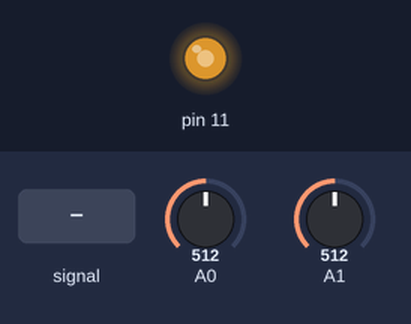
Simulated run of this sketch. Board: Arduino Uno, built with avr-gcc and run on an emulated ATmega328P. Parts: output pins drawn as LEDs (lit = HIGH). The test bench sets the inputs (shaded band); at power-on: A0 = 512, A1 = 512.

Above: at 0.01 s.
At 1.2 s:
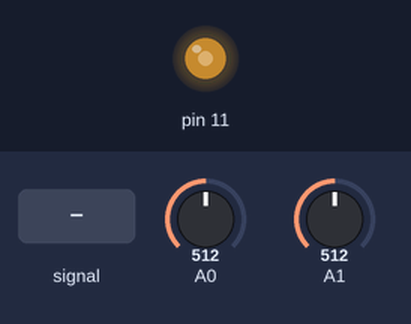
1.3 s: A0 fed a 200 Hz sine of ±81 counts around its level
Timing chart, 0 to 2.7 s (numbered marks = the images above; inputs shaded):
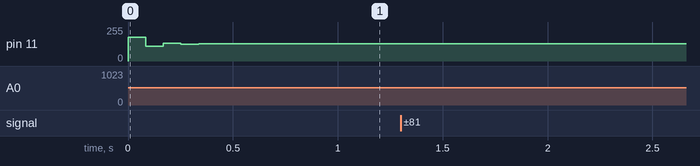

The sketch:

arduino_signalbehandling.ino
```cpp
// Algot Sandahl

/* Arduino Realtime Audio Processing
   2 ADC 8-Bit Mode
   analog input 0 is used to sample the audio signal
   analog input 1 is used to control an audio effect
   PWM DAC with Timer2 as analog output

   Original idea:
   KHM 2008 / Lab3/  Martin Nawrath nawrath@khm.de
   Kunsthochschule fuer Medien Koeln
   Academy of Media Arts Cologne

   Redeveloped by Niklas Rönnberg
   Linköping university
   For the course Ljudteknik 1
 */

// Inkludera math, för att kunna använda M_PI, round osv
#include <math.h>

// cbi betyder Clear Bit i I/O-registret och sätter specifik bit till 0
// sbi betyder Set Bit i I/O-registret och sätter specifik bit till 1
// Definiera cbi och sbi
#define cbi(sfr, bit) (_SFR_BYTE(sfr) &= ~_BV(bit))
#define sbi(sfr, bit) (_SFR_BYTE(sfr) |= _BV(bit))

// Definiera globala variabler som kommer att användas till delning av interruptservicen
boolean div32;
boolean div16;

// Definiera globala variabler
volatile boolean sampleFlag; // Sampleflaggan
volatile byte badc0; // Det samplade ljudvärdet, byte AD-konverterare kanal 0
volatile byte badc1; // Det samplade potentiometervärdet, kanal 1
volatile byte ibb; // Global interruptvariabel

int bufferIndex; // Index i SRAM buffer
int bufferIndex2; // Alternativ index

int soundSampleFromADC; // Variabel för att läsa samplevärde från ADCn
int soundSampleFromSramBuffer; // Variabel för att läsa samplevärde från SRAM buffer
byte sramBufferSampleValue; // sparat samplevärde i SRAM buffer

byte sramBuffer[512]; // SRAM buffer, "ljudminne", 8-bitar


// setup() är en funktion som körs en, och endast en gång, när Arduinot startas eller resetas.
// Den används för att initiera variabler, pinmodes etc. Void används då funktionen inte
// förväntas returnera något.
void setup() {
  fillSramBufferWithWaveTable(); // Fyll SRAM-bufferten
  Serial.begin(57600);        // connect to the serial port
  // Atmega32 har tre register för ADC - ADCSRA , ADMUX and ADCW
  // Det är snabbare att manipulera portar och pinnar med AVR-kod
  // jämfört mot Arduinos digitalWrite()-funktion.

  // set adc prescaler to 64 for 19kHz sampling frequency
  // ADCSRA står för ADC Control and Status Register A
  cbi(ADCSRA, ADPS2);
  sbi(ADCSRA, ADPS1);
  sbi(ADCSRA, ADPS0);

  // ADMUX är lågnivåskontroll av analog-till-digital-konverterarna.
  // ADMUX är ett 8-bitars tal som innehåller ADCH-register
  // ADMUX står för ADC Multiplexer Selection Register
  sbi(ADMUX,ADLAR);  // 8-Bit ADC in ADCH Register
  sbi(ADMUX,REFS0);  // VCC Reference
  cbi(ADMUX,REFS1);
  cbi(ADMUX,MUX0);   // Set Input Multiplexer to Channel 0
  cbi(ADMUX,MUX1);
  cbi(ADMUX,MUX2);
  cbi(ADMUX,MUX3);

  // TCCRnA och TCCRnB är kontrollregister för timer/räknare
  // Timer2s PWM-mode sätts till fast PWM
  cbi(TCCR2A, COM2A0); // Toggle on Compare Match
  sbi(TCCR2A, COM2A1);
  sbi(TCCR2A, WGM20); // waveform generation mode
  sbi(TCCR2A, WGM21);
  cbi(TCCR2B, WGM22);

  // Timer2 Clock Prescaler to : 1
  sbi(TCCR2B, CS20);
  cbi(TCCR2B, CS21);
  cbi(TCCR2B, CS22);

  // Timer2 PWM Port Enable
  sbi(DDRB,3); // Sätt digitalpin 11 till PWM för att användas som analogutgång (OCR2A)

  cbi(TIMSK0,TOIE0); // Inaktiverar Timer0 Interrupt
  sbi(TIMSK2,TOIE2); // Aktiverar Timer2 Interrupt

  // Tilldela variabel soundSampleFromADC ett samplevärde från ADCn
  soundSampleFromADC = badc0;
}


// loop() är en funktion som körs om och om igen efter att Arduinot har startats och setup() har
// initierat Arduinot. Detta är huvudfunktionen och den körs så snabbt/ofta det går enligt
// klockfrekvensen i Arduinot. Normal klockfrekvens är 16MHz.
void loop() {
  // Vänta på samplevärde från analog-till-digital-konverteraren
  // en samplingscykel 15625 KHz = 65 mikrosekunder
  while (!sampleFlag) {
  }

  // == Overdrive ==
  /*soundSampleFromADC = badc0 - 127;
  float potVal = (float)badc1 / 4.0f;
  if (potVal < 1) {
    potVal = 1;
  }

  soundSampleFromADC *= potVal;
  if (soundSampleFromADC > 127) {
    soundSampleFromADC = 127;
  } else if (soundSampleFromADC < -127) {
    soundSampleFromADC = -127;
  }
  sramBufferSampleValue = soundSampleFromADC + 127;*/


  // == Flanger ==
  /*soundSampleFromADC = badc0;
  sramBuffer[bufferIndex] = soundSampleFromADC;
  soundSampleFromSramBuffer = sramBuffer[bufferIndex2];

  ++bufferIndex;
  bufferIndex %= 512;
  bufferIndex2 = (bufferIndex - 2 * badc1) & 511;
  sramBufferSampleValue = ((soundSampleFromADC - 127) + (soundSampleFromSramBuffer - 127)) / 2 + 127;*/


  // == Reverb ==
  soundSampleFromSramBuffer = -1 * ((int)sramBuffer[bufferIndex] - 127);
  float mult = (float)map(badc1, 0, 255, 0, 200) / 255;
  soundSampleFromSramBuffer = (float)soundSampleFromSramBuffer * mult;

  soundSampleFromADC = badc0 - 127;
  soundSampleFromSramBuffer += soundSampleFromADC;

  // soundSampleFromSramBuffer /= 2;
  if (soundSampleFromSramBuffer > 127) {
    soundSampleFromSramBuffer = 127;
  } else if (soundSampleFromSramBuffer < -127) {
    soundSampleFromSramBuffer = -127;
  }

  sramBuffer[bufferIndex] = soundSampleFromSramBuffer + 127;
  ++bufferIndex;
  bufferIndex %= 512;

  sramBufferSampleValue = soundSampleFromSramBuffer + 127;

  OCR2A = sramBufferSampleValue;
  // Serial.println(OCR2A);

  sampleFlag = false;  // Sätt samplingsflaggan till false för att invänta nästa sample
}


// Funktion för att fylla SRAM buffern med en vågform
void fillSramBufferWithWaveTable() {


}


// Timer2, interruptservice 62.5 KHz
// Här samplas analogingång 0 (ljudingången) och analogingång 1 (potentiometern) 16Mhz / 256 / 2 / 2 = 15625 Hz
ISR(TIMER2_OVF_vect) {
  div32=!div32; // Dela timer2s frekvens med 2 till 31.25kHz genom att toggla div32 mellan 0 och 1 och gör bara något när div32 är 1
  if (div32){
    div16=!div16; //  Dela timer2 igen på samma sätt
    if (div16) {
    // Sampla kanal 0 och 1 varannan gång så att båda kanalerna samplas i 15.6kHz
      badc0 = ADCH; // Sampla ADC kanal 0
      sbi(ADMUX,MUX0); // Sätt multiplex till kanal 1 (med hjälp av sbi)
      sampleFlag = true; // Sätt samplingsflaggan till true då ljudet har samplats en gång
    }
    else
    {
      badc1 = ADCH; // Sampla ADC kanal 1
      cbi(ADMUX,MUX0); // Sätt multiplex till kanal 0 (med hjälp av cbi)
    }
    ibb++; // Kort fördröjning innan nästa conversion
    ibb--;
    ibb++;
    ibb--;
    sbi(ADCSRA,ADSC); // Starta nästa conversion
  }
}
```
